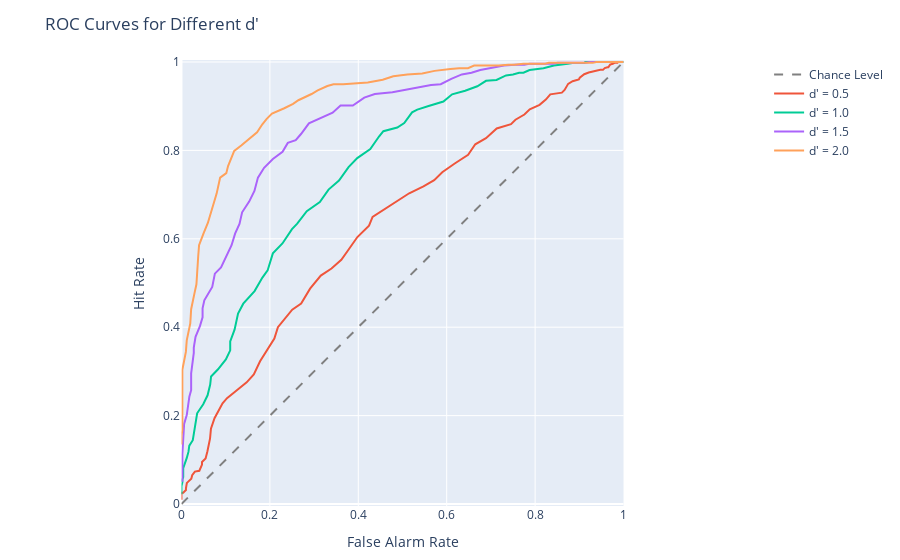

Notebook code for this chart:
### Markdown cell above
**2)**
Let's create a series of pairs of distributions with different d's and plot their ROC cruves.

### Code cell
using Distributions
using PlotlyJS

# --- Signal Detection Theory Simulation (Multiple d') ---

# 1. Parameters
dPrimes = [0.5, 1.0, 1.5, 2.0]  # Range of sensitivities
criteria = range(-3, 3, length=100)  # Range of criteria for ROC

# 2. Distributions
dist_noise = Normal(0, 1)  # Noise distribution

# --- ROC Analysis and Visualization ---

plt = PlotlyJS.plot(Layout(
    xaxis_title="False Alarm Rate",
    yaxis_title="Hit Rate",
    title="ROC Curves for Different d'",
    xaxis_range=[0, 1],
    yaxis_range=[0, 1],
    xaxis_constrain="domain",  # Ensure the x-axis stays within the plot area
    yaxis=attr(scaleanchor="x",  # Link y-axis scaling to x-axis
                 scaleratio=1),    # Maintain 1:1 aspect ratio
 ))

# Add diagonal reference line
PlotlyJS.add_trace!(plt, PlotlyJS.scatter(x=[0, 1], y=[0, 1], mode="lines", line=attr(color="gray", dash="dash"), name="Chance Level"))

for dPrime in dPrimes
    dist_signal = Normal(dPrime, 1)  # Signal + noise distribution

    # 3. Generate trials (for each d')
    nTrials = 1000
    signalPresent = rand(Bernoulli(0.5), nTrials)
    stimuli = signalPresent .* rand(dist_signal, nTrials) + (1 .- signalPresent) .* rand(dist_noise, nTrials)

    # 4. ROC Calculation
    hitRates = zeros(length(criteria))
    falseAlarmRates = zeros(length(criteria))

    for (i, criterion) in enumerate(criteria)
        responses = stimuli .>= criterion
        hits = sum(responses .& (signalPresent .== 1))
        falseAlarms = sum(responses .& (signalPresent .== 0))

        hitRates[i] = hits / sum(signalPresent)
        falseAlarmRates[i] = falseAlarms / sum(.!signalPresent)
    end

    # 5. Add ROC Curve to Plot
    PlotlyJS.add_trace!(plt, PlotlyJS.scatter(x=falseAlarmRates, y=hitRates, mode="lines", name="d' = $dPrime"))
end

# Display the plot
display(plt)
